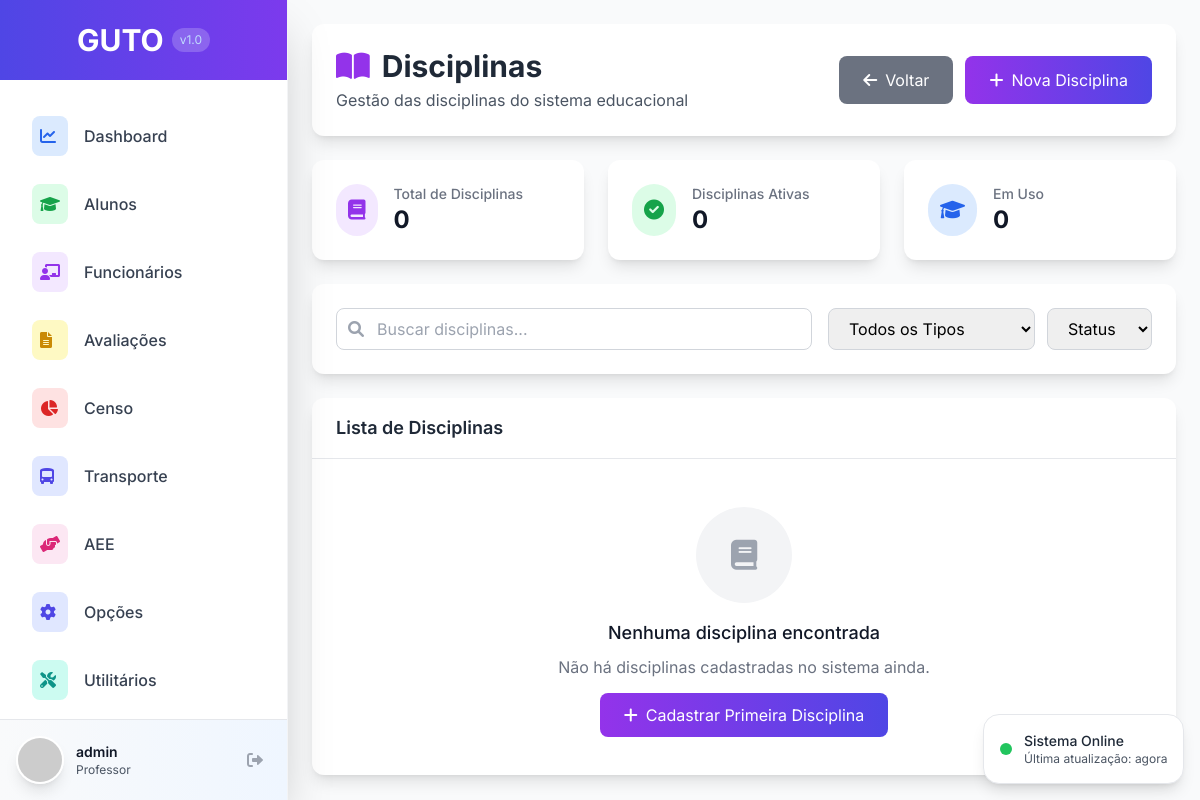
The app's page /avaliacao/disciplinas/ (signed in), older data.
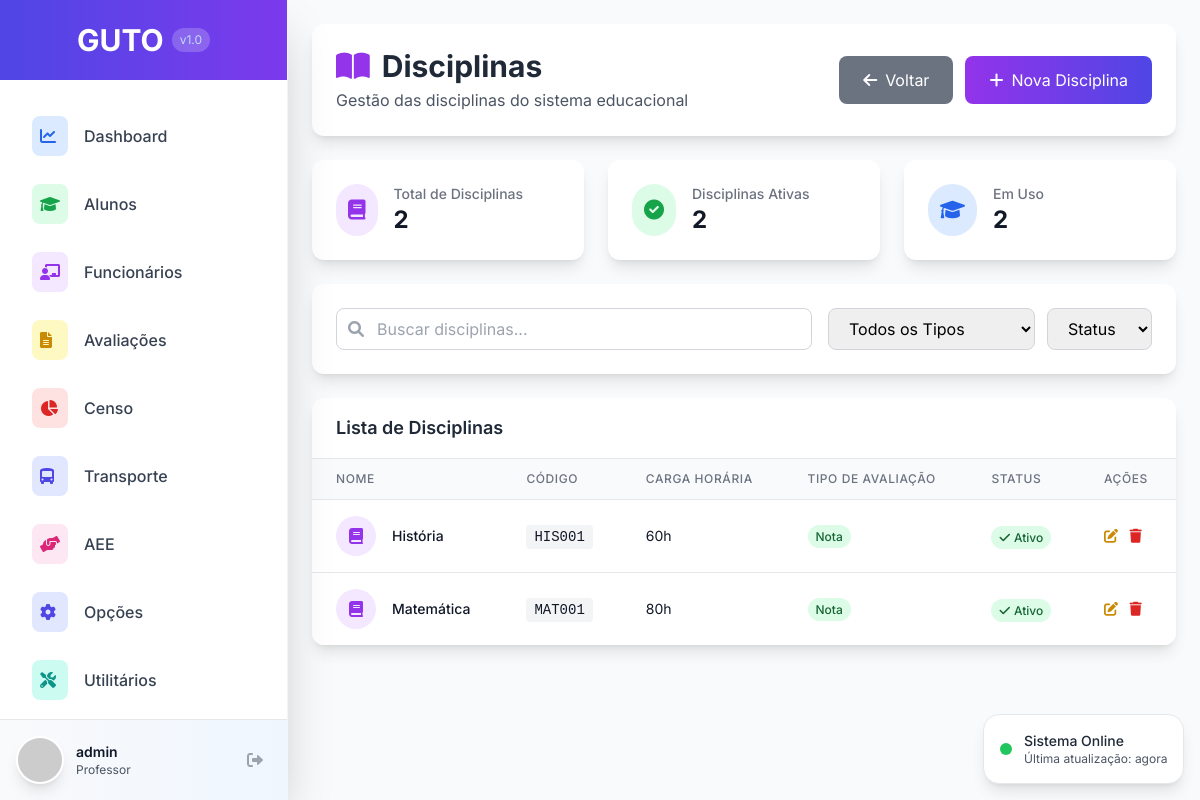
The same page, newer data.
### avaliacao/models.py (models this page shows, shortened)
class Disciplina(models.Model):
    nome = models.CharField(max_length=255, verbose_name="Nome da Disciplina")
    codigo = models.CharField(max_length=20, unique=True, verbose_name="Código da Disciplina")
    avalia_por_conceito = models.BooleanField(default=False, verbose_name="Avalia por Conceito")
    carga_horaria = models.IntegerField(default=40, verbose_name="Carga Horária")
    ativo = models.BooleanField(default=True, verbose_name="Disciplina Ativa")
    class Meta:
        verbose_name = "Disciplina"
        verbose_name_plural = "Disciplinas"
        ordering = ['nome']

### avaliacao/views.py (the view)
# urls.py: path('disciplinas/', views.disciplinas_list, name='disciplinas_list'),
@login_required
def disciplinas_list(request):
    disciplinas = Disciplina.objects.all().order_by('nome')
    context = {
        'disciplinas': disciplinas,
    }
    return render(request, 'avaliacao/disciplinas_list.html', context)

### templates/avaliacao/disciplinas_list.html (shortened to what the changed rows need)
{% extends 'base.html' %}
{% block content %}
<div class="space-y-6">
    <div class="bg-white rounded-xl shadow-lg p-6">
        <div class="flex items-center justify-between">
            <div>
                <h1 class="text-3xl font-bold text-gray-800">
                    <i class="fas fa-book-open text-purple-600 mr-3"></i>Disciplinas
                </h1>
            </div>
        </div>
    </div>
    <div class="grid grid-cols-1 md:grid-cols-3 gap-6">
        <div class="bg-white rounded-xl shadow-lg p-6">
            <div class="flex items-center">
                <div class="ml-4">
                    <p class="text-sm font-medium text-gray-500">Total de Disciplinas</p>
                    <p class="text-2xl font-bold text-gray-900">{{ disciplinas.count }}</p>
                </div>
            </div>
        </div>
        <div class="bg-white rounded-xl shadow-lg p-6">
            <div class="flex items-center">
                <div class="ml-4">
                    <p class="text-sm font-medium text-gray-500">Disciplinas Ativas</p>
                    <p class="text-2xl font-bold text-gray-900">{{ disciplinas|length }}</p>
                </div>
            </div>
        </div>
        <div class="bg-white rounded-xl shadow-lg p-6">
            <div class="flex items-center">
                <div class="ml-4">
                    <p class="text-sm font-medium text-gray-500">Em Uso</p>
                    <p class="text-2xl font-bold text-gray-900">{{ disciplinas|length }}</p>
                </div>
            </div>
        </div>
    </div>
    <div class="bg-white rounded-xl shadow-lg overflow-hidden">
        <div class="px-6 py-4 border-b border-gray-200">
            <h2 class="text-lg font-semibold text-gray-800">Lista de Disciplinas</h2>
        </div>
        {% if disciplinas %}
        <div class="overflow-x-auto">
            <table class="min-w-full divide-y divide-gray-200">
                <thead class="bg-gray-50">
                    <tr>
                        <th class="px-6 py-3 text-left text-xs font-medium text-gray-500 uppercase tracking-wider">Nome</th>
                        <th class="px-6 py-3 text-left text-xs font-medium text-gray-500 uppercase tracking-wider">Código</th>
                        <th class="px-6 py-3 text-left text-xs font-medium text-gray-500 uppercase tracking-wider">Carga Horária</th>
                        <th class="px-6 py-3 text-left text-xs font-medium text-gray-500 uppercase tracking-wider">Tipo de Avaliação</th>
                        <th class="px-6 py-3 text-left text-xs font-medium text-gray-500 uppercase tracking-wider">Status</th>
                        <th class="px-6 py-3 text-left text-xs font-medium text-gray-500 uppercase tracking-wider">Ações</th>
                    </tr>
                </thead>
                <tbody class="bg-white divide-y divide-gray-200" id="disciplinas-tbody">
                    {% for disciplina in disciplinas %}
                    <tr class="hover:bg-gray-50 disciplina-row" data-nome="{{ disciplina.nome|lower }}">
                        <td class="px-6 py-4 whitespace-nowrap">
                            <div class="flex items-center">
                                <div class="flex-shrink-0 w-10 h-10">
                                    <div class="w-10 h-10 bg-purple-100 rounded-full flex items-center justify-center">
                                        <i class="fas fa-book text-purple-600"></i>
                                    </div>
                                </div>
                                <div class="ml-4">
                                    <div class="text-sm font-medium text-gray-900">{{ disciplina.nome }}</div>
                                </div>
                            </div>
                        </td>
                        <td class="px-6 py-4 whitespace-nowrap text-sm text-gray-900">
                            <span class="font-mono bg-gray-100 px-2 py-1 rounded">
                                {{ disciplina.codigo|default:disciplina.id }}
                            </span>
                        </td>
                        <td class="px-6 py-4 whitespace-nowrap text-sm text-gray-900">
                            {{ disciplina.carga_horaria|default:"--" }}h
                        </td>
                        <td class="px-6 py-4 whitespace-nowrap text-sm text-gray-900">
                            {% if disciplina.avalia_por_conceito %}
                                <span class="bg-blue-100 text-blue-800 px-2 py-1 rounded-full text-xs font-medium">
                                    Conceito
                                </span>
                            {% else %}
                                <span class="bg-green-100 text-green-800 px-2 py-1 rounded-full text-xs font-medium">
                                    Nota
                                </span>
                            {% endif %}
                        </td>
                        <td class="px-6 py-4 whitespace-nowrap">
                            {% if disciplina.ativo %}
                                <span class="bg-green-100 text-green-800 px-2 py-1 rounded-full text-xs font-medium">
                                    <i class="fas fa-check mr-1"></i>Ativo
                                </span>
                            {% else %}
                                <span class="bg-red-100 text-red-800 px-2 py-1 rounded-full text-xs font-medium">
                                    <i class="fas fa-times mr-1"></i>Inativo
                                </span>
                            {% endif %}
                        </td>
                        <td class="px-6 py-4 whitespace-nowrap text-sm font-medium space-x-2">
                            <a href="{% url 'avaliacao:disciplina_edit' disciplina.pk %}" class="text-yellow-600 hover:text-yellow-900 transition-colors duration-200" title="Editar">
                                <i class="fas fa-edit"></i>
                            </a>
                            <a href="{% url 'avaliacao:disciplina_delete' disciplina.pk %}" class="text-red-600 hover:text-red-900 transition-colors duration-200" title="Excluir">
                                <i class="fas fa-trash"></i>
                            </a>
                        </td>
                    </tr>
                    {% endfor %}
                </tbody>
            </table>
        </div>
        {% else %}
        <div class="px-6 py-12 text-center">
            <div class="mx-auto w-24 h-24 bg-gray-100 rounded-full flex items-center justify-center mb-4">
                <i class="fas fa-book text-gray-400 text-3xl"></i>
            </div>
            <h3 class="text-lg font-medium text-gray-900 mb-2">Nenhuma disciplina encontrada</h3>
            <p class="text-gray-500 mb-6">Não há disciplinas cadastradas no sistema ainda.</p>
            <a href="{% url 'avaliacao:disciplina_create' %}" class="bg-gradient-to-r from-purple-600 to-indigo-600 text-white px-6 py-3 rounded-lg hover:from-purple-700 hover:to-indigo-700 transition-all duration-200">
                <i class="fas fa-plus mr-2"></i>Cadastrar Primeira Disciplina
            </a>
        </div>
        {% endif %}
    </div>
</div>
{% endblock %}

Row changes from the older to the newer data that the page shows:
added Disciplina: nome "História", codigo "HIS001", carga_horaria "60", avalia_por_conceito "Nota", ativo True (drawn)
added Disciplina: nome "Matemática", codigo "MAT001", carga_horaria "80", avalia_por_conceito "Nota", ativo True (drawn)
Text that changed along with them:
{{ disciplinas.count }}: "0" → "2"
{{ disciplinas|length }}: "0" → "2"
text no longer shown: "Nenhuma disciplina encontrada Não há disciplinas cadastradas no sistema ainda. Cadastrar Primeira Disciplina"
text now shown: "NOME CÓDIGO CARGA HORÁRIA TIPO DE AVALIAÇÃO STATUS AÇÕES"
